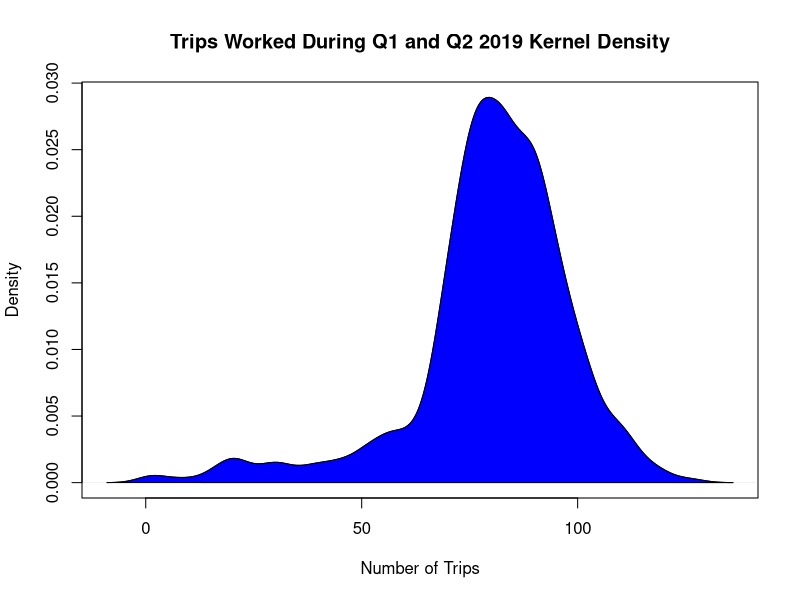
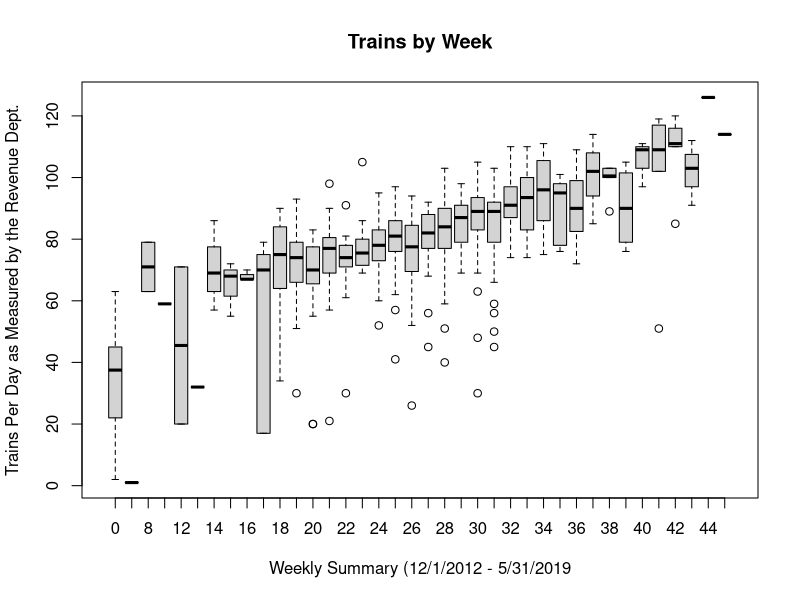

Write R code to recreate these figures, in order.
#working directory
path <- "C:/Users/jherynk/OneDrive - Washington Corporations/jh_RScripts/Trips_Worked_by_Employee"

#set working directory
setwd(path)

#Load Datasets
my_data <- read.csv("Trips_Worked_in_the_past_2_quarters.csv")
#check for missing values
table(is.na(my_data))

#Quartiles
range(my_data$Sum)
quantile(my_data$Sum, probs = c(0.05, 0.1, 0.25, 0.5, 0.75, 0.8, 0.85, 0.9, 0.95))


# Kernel Density Plot
d <- density(my_data$Sum) # returns the density data 
plot(d, main="Trips Worked During Q1 and Q2 2019 Kernel Density", xlab="Number of Trips") # plots the results
polygon(d, col="blue")

###box plots###
boxplot(my_data$Sum~my_data$X2019.Q2, main="Trains by Week", xlab="Weekly Summary (12/1/2012 - 5/31/2019", ylab="Trains Per Day as Measured by the Revenue Dept.")